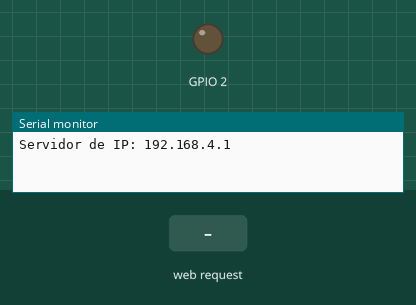
Simulated run of this sketch. Board: ESP8266 (NodeMCU). Shown: output pins drawn as LEDs (lit = HIGH), the last lines printed to the serial monitor. The inputs (shaded band) are chosen by the test bench.

Above: at 1.2 s.
1.3 s: HTTP request GET /OFF received
At 2.2 s:
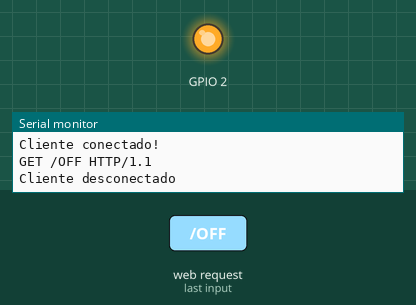
2.8 s: HTTP request GET /ON received
At 3.4 s:
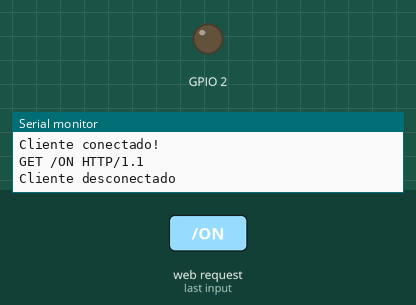
Timing chart, 0 to 5.8 s (numbered marks = the images above; inputs shaded):
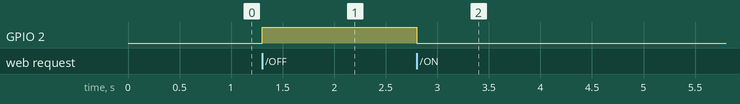

Measured:
- after the input at 1.3 s, GPIO 2: LOW → HIGH at once
- after the input at 2.8 s, GPIO 2: HIGH → LOW at once

The sketch:

ESP8266_APSOFT_ON_OFF.ino
```cpp
#include <ESP8266WiFi.h>

WiFiServer server(80);

void setup(){

  WiFi.mode(WIFI_AP);
  WiFi.softAP("IoT-ESP8266", "12345678");

  server.begin();

  Serial.begin(115200);
  IPAddress HTTPS_ServerIP = WiFi.softAPIP();
  Serial.print("Servidor de IP: ");
  Serial.println(HTTPS_ServerIP);

  pinMode(2, OUTPUT);
  digitalWrite(2, LOW);
}

void loop() {

   WiFiClient client = server.available();

   if(!client){
      return;
   }

   Serial.println("Cliente conectado!");


   String request = client.readStringUntil('\r');

   Serial.println(request);

   if(request.indexOf("/OFF") != -1){
      digitalWrite(2, HIGH);
   }else if(request.indexOf("/ON") != -1){
      digitalWrite(2,LOW);
   }

   String resp = "HTTP/1.1 200 OK\r\n";
   resp += "Content-Type: text/html\r\n\r\n";
   resp += "<!DOCTYPR HTML>\r\n<html>\r\n";
   resp += "<br><input type=\"button\" name=\"b1\" value=\"Turn LED ON\" onclick=\"location.href='/ON'\">";
   resp += "<br><br><br>";
   resp += "<br><input type=\"button\" name=\"b1\" value=\"Turn LED OFF\" onclick=\"location.href='/OFF'\">";
   resp += "</html>\n";

   client.flush();
   client.print(resp);
   delay(1);
   Serial.println("Cliente desconectado");
}
```
